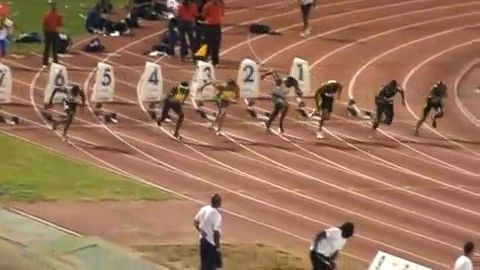
#> input picture Bolt2/img/0006.jpg, 480 x 270 px; its folder holds only this picture in this run
$ python LucasTracker.py   (older library calls are emulated)
#> lines starting #> are read from the running program, lines starting #| are printed output that depends on the picture
import numpy as np
try:
	import cv2
except:
	import sys
	sys.path.remove(sys.path[1])
import matplotlib.pyplot as plt
import glob

fig, ax = plt.subplots(2, 2)
fig2, ax2 = plt.subplots(1,6)
fourcc = cv2.VideoWriter_fourcc(*'MJPG')


plt.ion()


# [183 lines left out: functions warpInv, checkBoxInBoundary, checkInBoundary, get_New_Coordinate, not called in this run]


# image_names = glob.glob("Car4/img/*")
image_names = glob.glob("Bolt2/img/*")
# image_names = glob.glob("DragonBaby/DragonBaby/img/*")
image_names.sort()

## X, y, w, h
bolt = [274, 78, 32, 35]
car = [68, 52, 108, 87]
baby = [160, 83, 56, 65]
color = np.random.randint(0, 255, (100, 3))
old_frame = cv2.imread(image_names[0])
#> old_frame is the input picture: shape (270, 480, 3); mean B, G, R 90.9, 115.3, 154.1

# [7 lines of commented-out code are left out]
debug = False


old_gray = cv2.cvtColor(old_frame, cv2.COLOR_BGR2GRAY)
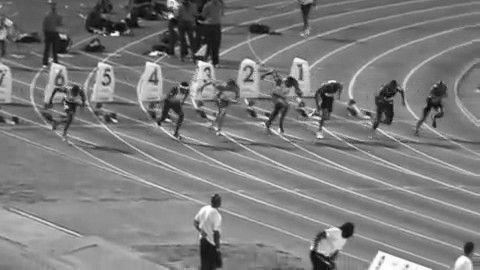
#> old_gray: shape (270, 480); min 3, max 255, mean 124.1
# old_frame = cv2.equalizeHist(old_frame)
# old_frame = cv2.blur(old_frame,(3,3))
rows, cols = len(old_gray), len(old_gray[0])
#> rows = 270; cols = 480


size= 20
# x,y = car[0], car[1]
# shapeX, shapeY = car[2], car[3]
# xx, yy = int(car[0]+shapeX), int(car[1]+shapeY)


shapeX, shapeY = bolt[2], bolt[3]
xx, yy = int(bolt[0] + shapeX), int(bolt[1] + shapeY)
x, y = bolt[0], bolt[1]

# xx,yy = baby[0], baby[1]
# shapeX, shapeY = baby[2], baby[3]
# ss = 50
feature_point = [x,y]
old_gray = cv2.equalizeHist(old_gray)
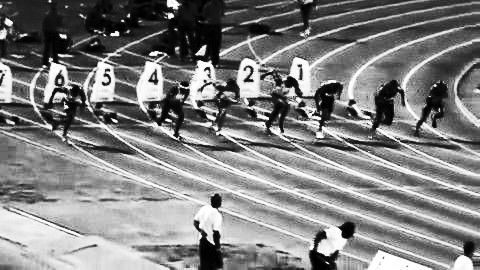
#> old_gray: shape (270, 480); min 0, max 255, mean 128.7
vw = cv2.VideoWriter("trackbolt.avi", fourcc, 30, (old_gray.shape[1],old_gray.shape[0]))
tmp = old_gray[y:yy, x:xx]
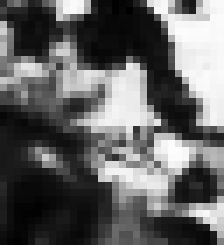
#> tmp: shape (35, 32) (shown 7 times larger); min 0, max 253, mean 98.8
# tmp = cv2.equalizeHist(tmp)
cv2.imwrite('boltTemp.png', tmp)
rect1= [x,y,shapeX,shapeY]
rect= rect1


x1 = np.arange(0, size)
y1 = np.arange(0, size)
x11, y11 = np.meshgrid(x1,y1)

jx = x11.reshape(-1,1)
jy = y11.reshape(-1,1)
j1 = np.ones([jy.shape[0],1])
j0 = np.zeros([jy.shape[0],1])

js1 = np.hstack((jx, j0, jy, j0, j1, j0))
js2 = np.hstack((j0, jx, j0, jy, j0, j1))

# jac1 = [x11, np.zeros((size,size)), y11, np.zeros((size,size)), np.ones((size,size)), np.zeros((size,size))]
# jac2 = [np.zeros((size,size)), x11, np.zeros((size,size)), y11, np.zeros((size,size)), np.ones((size,size))]
# jac = np.vstack((jac1,jac2))
T = cv2.resize(tmp, (size,size)) # interpolation = cv2.INTER_AREA
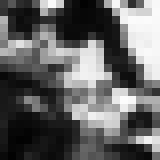
#> T: shape (20, 20) (shown 8 times larger); min 2, max 252, mean 98.5
l=1
for i in range(1,len(image_names)):
	frame = cv2.imread(image_names[i])
	l+=1

	frame_gray = cv2.cvtColor(frame, cv2.COLOR_BGR2GRAY)
	# [5 lines of commented-out code are left out]

	good_new, newShape, T = get_New_Coordinate(js1, js2, old_gray, frame_gray, T, rect, size, l, debug)

	a, b = feature_point
	c, d = int((good_new[0,0])), int((good_new[1,0]))
	cc, dd = int((newShape[0,0])), int((newShape[1,0]))
	if(cc-c<10 or dd-d<10):
		cc = rect[0] + rect[2]
		dd = rect[1] + rect[3]
	rect = [c, d, cc-c, dd-d]
	# tmp = frame_gray[d:dd, c:cc]
	frame = cv2.rectangle(frame, (int(c),int(d)), (int(cc), int(dd)), (0,0,255))
	if (0 <= c < cols and 0 <= d < rows):
		newfeature_point = [c, d]
		# img = cv2.add(frame,mask)
		cv2.imshow('frame',frame)
		k = cv2.waitKey(30) & 0xff
		if k == 27:
			break
		vw.write(frame)
		old_gray = frame_gray.copy()
		# print(newfeature_point)
		# print(newfeature_point)
		feature_point = newfeature_point
		print("----"*10)
	else:
		cv2.imshow('frame',frame)
		vw.write(frame)
		old_gray = frame_gray.copy()
		T = cv2.resize(tmp, (size,size))
		rect= rect1


cv2.destroyAllWindows()
vw.release()

$ run again, on Bolt2/img/0026.jpg
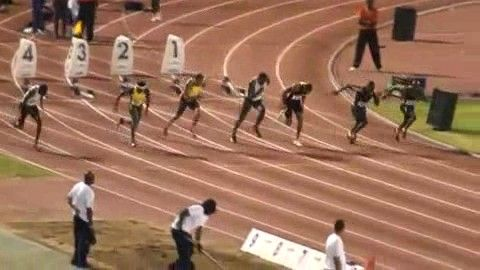
#> input picture Bolt2/img/0026.jpg, 480 x 270 px
#> old_frame is the input picture: shape (270, 480, 3); mean B, G, R 91.6, 114.6, 156
#> `old_gray = cv2.cvtColor(old_frame, cv2.COLOR_BGR2GRAY)`:
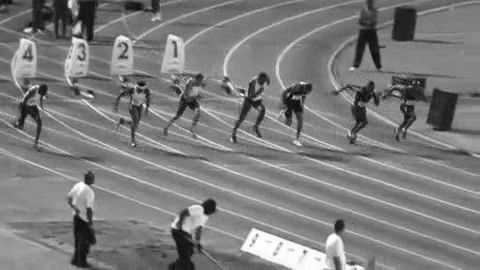
#> old_gray: shape (270, 480); min 7, max 255, mean 124.3
#> rows = 270; cols = 480
#> `T = cv2.resize(tmp, (size,size))`:
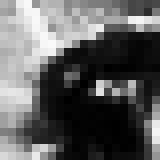
#> T: shape (20, 20) (shown 8 times larger); min 0, max 249, mean 94.6

$ run again, on Bolt2/img/0030.jpg
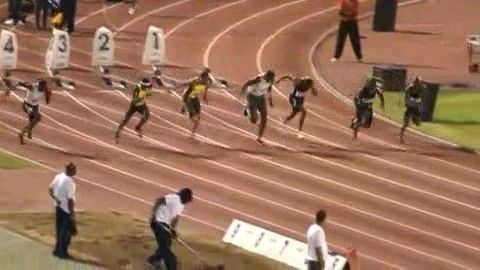
#> input picture Bolt2/img/0030.jpg, 480 x 270 px
#> old_frame is the input picture: shape (270, 480, 3); mean B, G, R 91.8, 115.6, 156.3
#> `old_gray = cv2.cvtColor(old_frame, cv2.COLOR_BGR2GRAY)`:
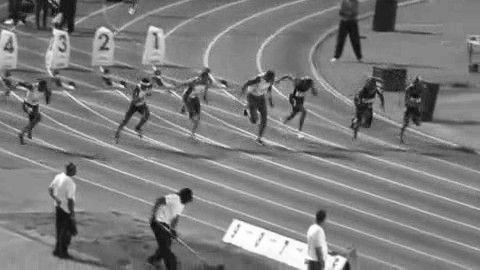
#> old_gray: shape (270, 480); min 4, max 254, mean 125
#> rows = 270; cols = 480
#> `T = cv2.resize(tmp, (size,size))`:
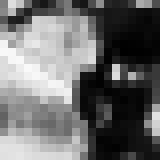
#> T: shape (20, 20) (shown 8 times larger); min 0, max 249, mean 109.1

$ run again, on Bolt2/img/0031.jpg
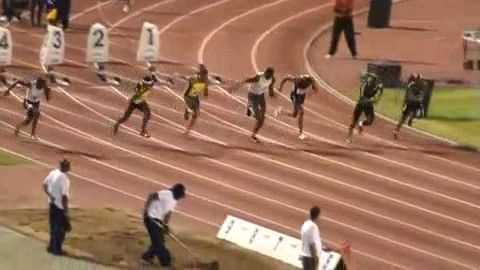
#> input picture Bolt2/img/0031.jpg, 480 x 270 px
#> old_frame is the input picture: shape (270, 480, 3); mean B, G, R 92.2, 115.8, 156.8
#> `old_gray = cv2.cvtColor(old_frame, cv2.COLOR_BGR2GRAY)`:
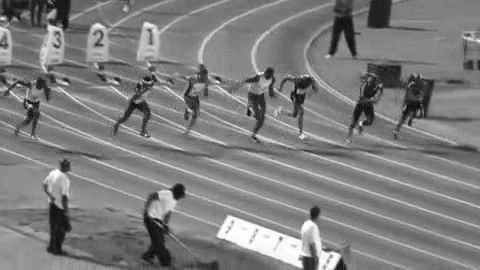
#> old_gray: shape (270, 480); min 5, max 255, mean 125.4
#> rows = 270; cols = 480
#> `T = cv2.resize(tmp, (size,size))`:
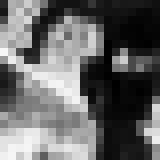
#> T: shape (20, 20) (shown 8 times larger); min 0, max 247, mean 103

$ run again, on Bolt2/img/0013.jpg
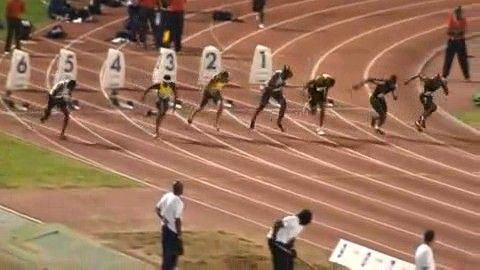
#> input picture Bolt2/img/0013.jpg, 480 x 270 px
#> old_frame is the input picture: shape (270, 480, 3); mean B, G, R 91.5, 115.3, 155.1
#> rows = 270; cols = 480
#> `T = cv2.resize(tmp, (size,size))`:
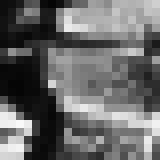
#> T: shape (20, 20) (shown 8 times larger); min 4, max 250, mean 104
